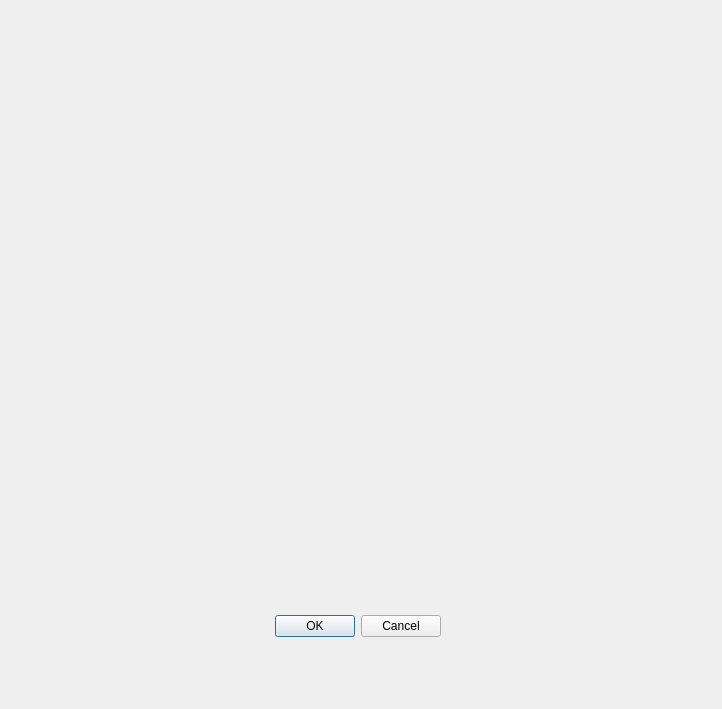
<?xml version="1.0" encoding="UTF-8"?>
<ui version="4.0">
 <class>FLFConverter</class>
 <widget class="QDialog" name="FLFConverter">
  <property name="geometry">
   <rect>
    <x>0</x>
    <y>0</y>
    <width>722</width>
    <height>709</height>
   </rect>
  </property>
  <property name="windowTitle">
   <string>FLFConverter</string>
  </property>
  <widget class="QDialogButtonBox" name="buttonBox">
   <property name="geometry">
    <rect>
     <x>100</x>
     <y>610</y>
     <width>341</width>
     <height>32</height>
    </rect>
   </property>
   <property name="orientation">
    <enum>Qt::Horizontal</enum>
   </property>
   <property name="standardButtons">
    <set>QDialogButtonBox::Cancel|QDialogButtonBox::Ok</set>
   </property>
  </widget>
 </widget>
 <resources/>
 <connections>
  <connection>
   <sender>buttonBox</sender>
   <signal>accepted()</signal>
   <receiver>FLFConverter</receiver>
   <slot>accept()</slot>
   <hints>
    <hint type="sourcelabel">
     <x>248</x>
     <y>254</y>
    </hint>
    <hint type="destinationlabel">
     <x>157</x>
     <y>274</y>
    </hint>
   </hints>
  </connection>
  <connection>
   <sender>buttonBox</sender>
   <signal>rejected()</signal>
   <receiver>FLFConverter</receiver>
   <slot>reject()</slot>
   <hints>
    <hint type="sourcelabel">
     <x>316</x>
     <y>260</y>
    </hint>
    <hint type="destinationlabel">
     <x>286</x>
     <y>274</y>
    </hint>
   </hints>
  </connection>
 </connections>
</ui>
